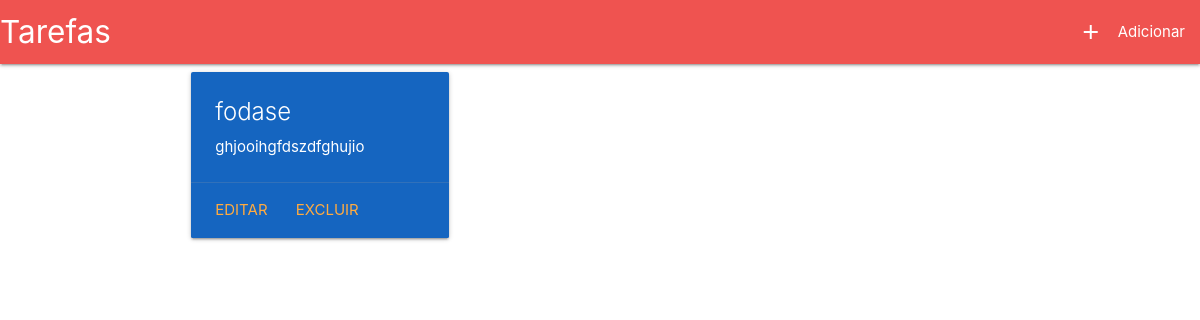
Page /tarefas/ on the earlier database version.
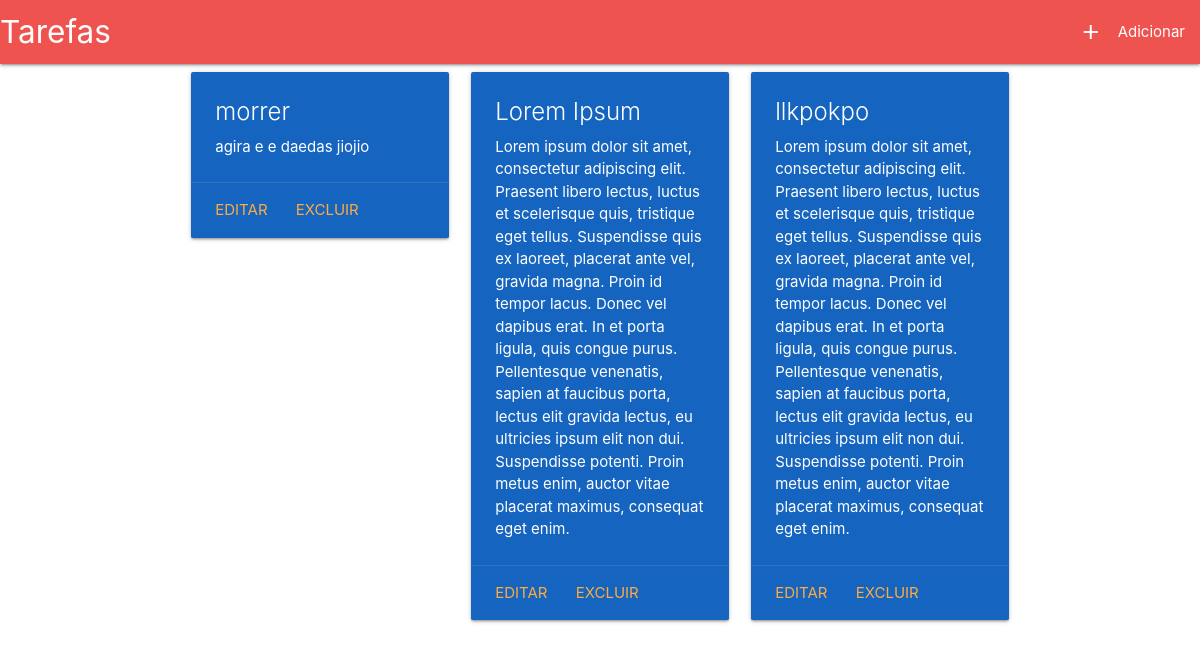
Same page on the later database version.
### tarefas/models.py (models this page shows, shortened)
class Tarefa(models.Model):
    nome = models.TextField(max_length=200)
    descricao = models.TextField(max_length=3000)

### tarefas/views.py (the view)
# urls.py: path("", views.index, name='index')
def index(request):
    tarefas = Tarefa.objects.all()
    return render(request, 'tarefas/index.html', {
        'tarefas' : tarefas
    })

### tarefas/templates/tarefas/index.html (shortened to what this page needs)
{% load static %}
<!DOCTYPE html>
<html>
    <head>
        <link type="text/css" rel="stylesheet" href="{% static 'tarefas/css/materialize.min.css' %}"  media="screen,projection"/>
    </head>
    <body>
        <nav class=" red lighten-1">
            <div class="nav-wrapper">
                <a href="{% url 'tarefas:index' %}" class="brand-logo">Tarefas</a>
                <ul class="right">
                    <li><a href="{% url 'tarefas:adicionar' %}"><i class="material-icons left">add</i>Adicionar</a></li>
                </ul>
            </div>
        </nav>
        <div class="container">
           <div class="row">
               {% for tarefa in tarefas %}
                   <div class="col s4">
                        <div class="card blue darken-3">
                            <div class="card-content white-text">
                                <span class="card-title">{{ tarefa.nome }}</span>
                                <p>{{ tarefa.descricao }}</p>
                            </div>
                            <div class="card-action">
                                <a href="{% url 'tarefas:editar' tarefa.id %}">Editar</a>
                                <a href="{% url 'tarefas:remover' tarefa.id %}">Excluir</a>
                            </div>
                        </div>
                   </div>
               {% endfor %}
           </div>
        </div>
    </body>
</html>

Differences in the rows shown:
removed Tarefa: nome "fodase", descricao "ghjooihgfdszdfghujio"
added Tarefa: nome "morrer", descricao "agira e e daedas jiojio"
added Tarefa: nome "Lorem Ipsum", descricao "Lorem ipsum dolor sit amet, consectetur adipiscing elit. Praesent libero lectus, luctus et scelerisque quis, tristique eget tellus. Suspendisse quis ex laoreet, placerat ante vel, gravida magna. Proin id tempor lacus. Donec vel dapibus erat. In et porta ligula, quis congue purus. Pellentesque venenatis, sapien at faucibus porta, lectus elit gravida lectus, eu ultricies ipsum elit non dui. Suspendisse potenti. Proin metus enim, auctor vitae placerat maximus, consequat eget enim."
added Tarefa: nome "llkpokpo", descricao "Lorem ipsum dolor sit amet, consectetur adipiscing elit. Praesent libero lectus, luctus et scelerisque quis, tristique eget tellus. Suspendisse quis ex laoreet, placerat ante vel, gravida magna. Proin id tempor lacus. Donec vel dapibus erat. In et porta ligula, quis congue purus. Pellentesque venenatis, sapien at faucibus porta, lectus elit gravida lectus, eu ultricies ipsum elit non dui. Suspendisse potenti. Proin metus enim, auctor vitae placerat maximus, consequat eget enim."
